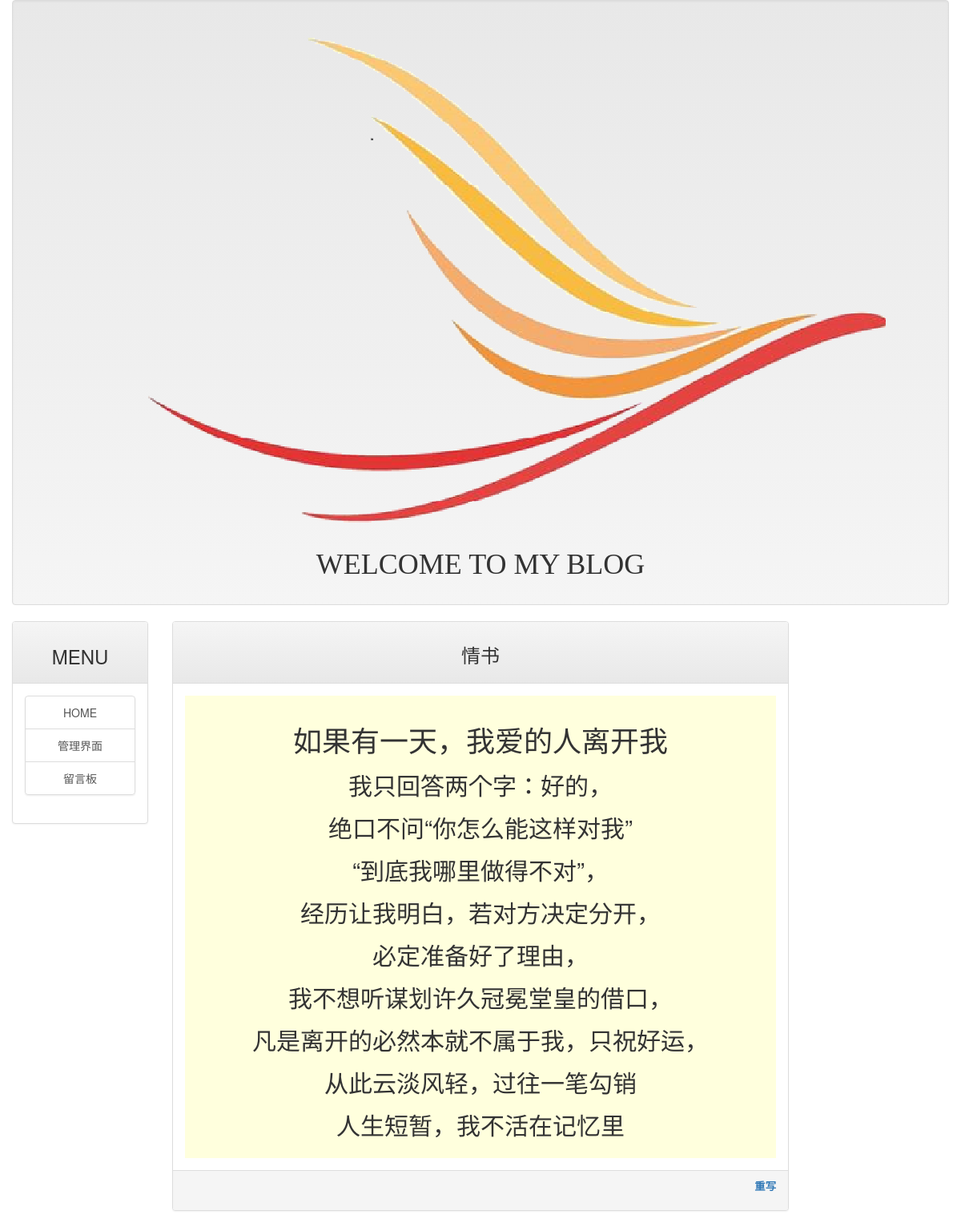
/post/6, run on the app's committed database.
### mainsite/models.py (models this page shows, shortened)
class Post(models.Model):
    title = models.CharField(max_length=200)
    slug = models.CharField(max_length=200)
    body = models.TextField(blank=True)
    pub_date = models.DateTimeField(default=timezone.now)
    class Meta:
        ordering = ("-pub_date",)

### mainsite/views.py (the view)
# urls.py: url(r'^post/(\w+|.+)$', showpost),
def showpost(request,id):
    template = get_template('post.html')
    try:
        post = Post.objects.get(id=id)
        if post != None:
            html = template.render(locals())
            return HttpResponse(html)
    except:
        return redirect('/')  # 发生例外时直接返回首页

### templates/post.html (shortened to what this page needs)
{% extends 'base.html' %}
{% load markdown_deux_tags%}
{% block headmessage %}
    <h3 style = 'font-family: 微软雅黑;' align="center"> {{post.title}} </h3>
{% endblock %}
{% block content %}
<div class="panel-body" style="background-color:#ffffdd " align='center'>
    <p style = 'font-family:微软雅黑;font-size: 14pt;letter-spacing: 2pt;' >
        {{post.body|markdown}}
    </p>
</div>
{% endblock %}

### data on the page
Post: title "情书", body "如果有一天，我爱的人离开我 我只回答两个字：好的， 绝口不问“你怎么能这样对我” “到底我哪里做得不对”， 经历让我明白，若对方决定分开， 必定准备好了理由， 我不想听谋划许久冠冕堂皇的借口， 凡是离开的必然本就不属于我，只祝好运， 从此云淡风轻，过往一笔勾销 人生短暂，我不活在记忆里"
